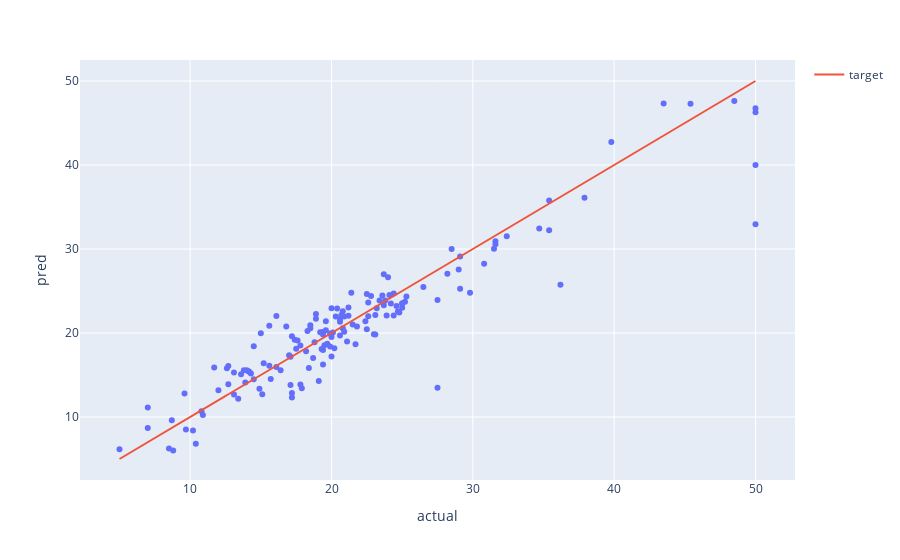

Write notebook code for a chart like this one.
### Code cell
plt.figure(figsize=(10,10))
fig = px.scatter(x=y_test, y=y_pred)
fig.update_layout(
    xaxis = dict(
        title="actual"
    ),
    yaxis = dict(
        title="pred"
    )
)
fig.add_trace(
    go.Scatter(x=y_test, y=y_test, name = "target")
)
fig.show()

### Figure 1 — Plotly figure (JSON) as saved in the notebook; plotly's stock layout.template omitted (floating-point values rounded to 4 significant figures; data arrays with more than 128 entries replaced by an {"elided": "..."} marker saying what was removed)
{"data": [{"hovertemplate": "x=%{x}<br>y=%{y}<extra></extra>", "legendgroup": "", "marker": {"color": "#636efa", "symbol": "circle"}, "mode": "markers", "name": "", "orientation": "v", "showlegend": false, "type": "scatter", "x": {"elided": "152 float values"}, "xaxis": "x", "y": {"elided": "152 float values"}, "yaxis": "y"}, {"name": "target", "type": "scatter", "x": {"elided": "152 float values"}, "y": {"elided": "152 float values"}}], "layout": {"legend": {"tracegroupgap": 0}, "margin": {"t": 60}, "xaxis": {"anchor": "y", "domain": [0, 1], "title": {"text": "actual"}}, "yaxis": {"anchor": "x", "domain": [0, 1], "title": {"text": "pred"}}}}
